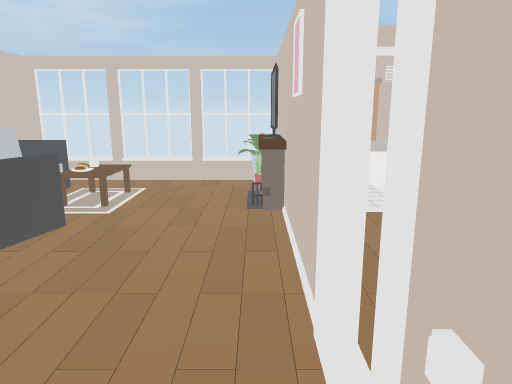
View 1 (above)

16 first-person views from a walk through a 3-D level made in the Unity game engine. The camera is 1.3 m above the floor, tilts 12° down and sees 70° across. Doors are open. The floor is counted in squares, 0.5 m on a side. Each view is taken from the middle of a square. On the plan, view 1 faces up. The plan holds only what a view shows up to about 20 squares ahead; the rest is blank. The player is left out.

View 2
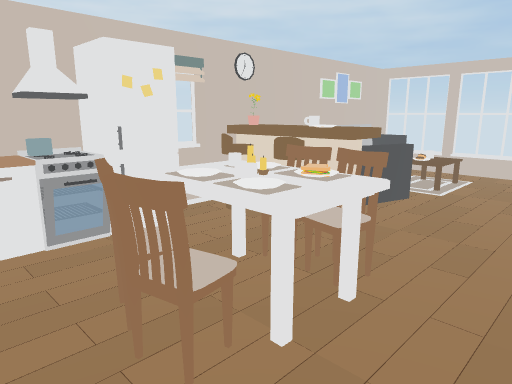

View 3
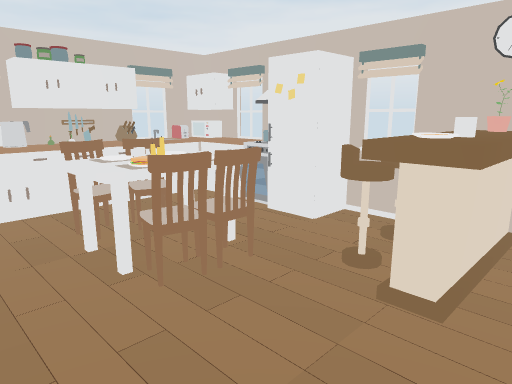

View 4
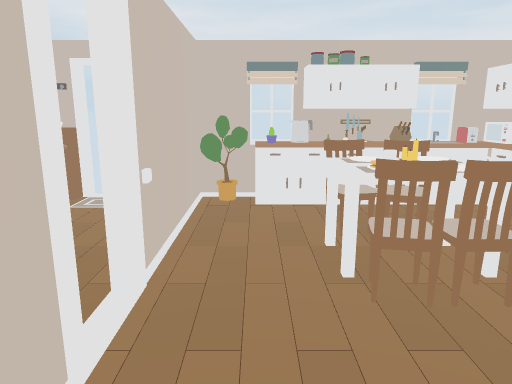

View 5
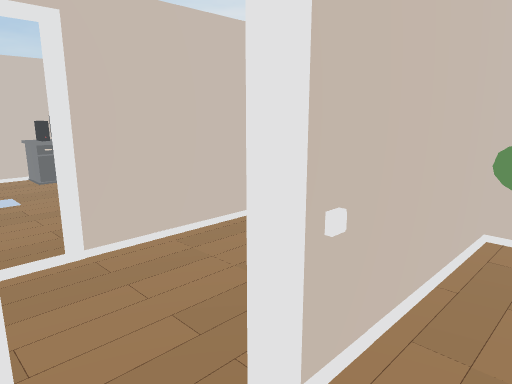

View 6
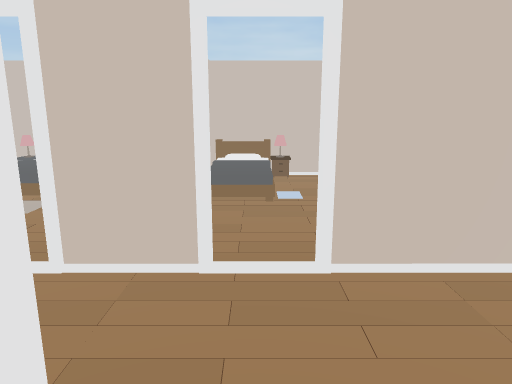

View 7
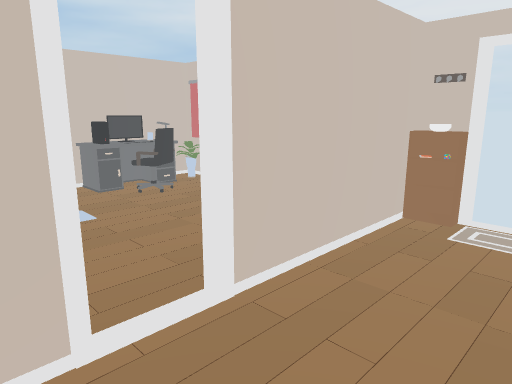

View 8
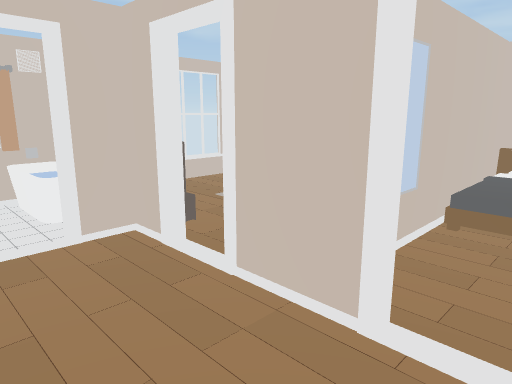

View 9
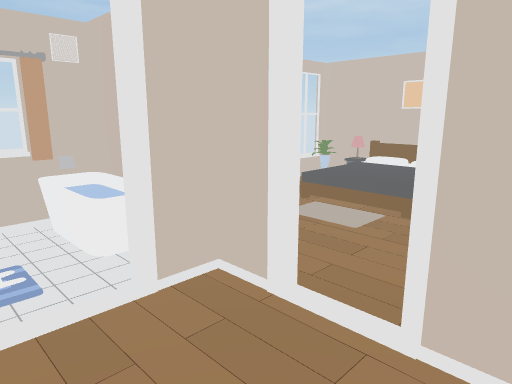

View 10
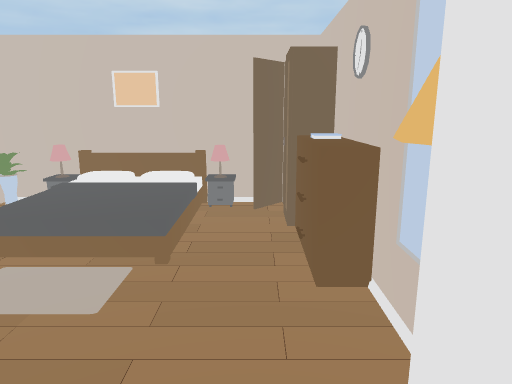

View 11
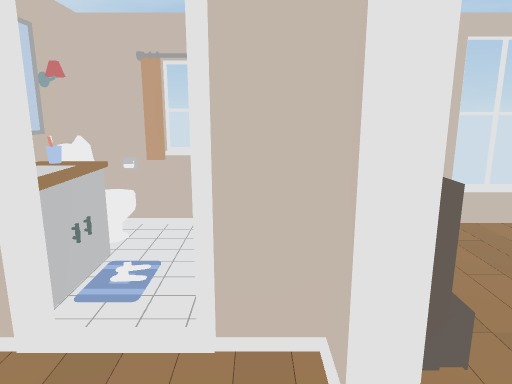

View 12
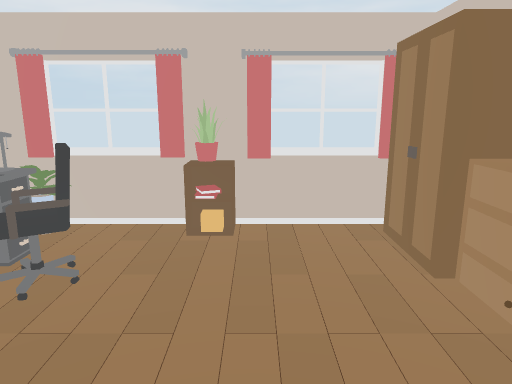

View 13
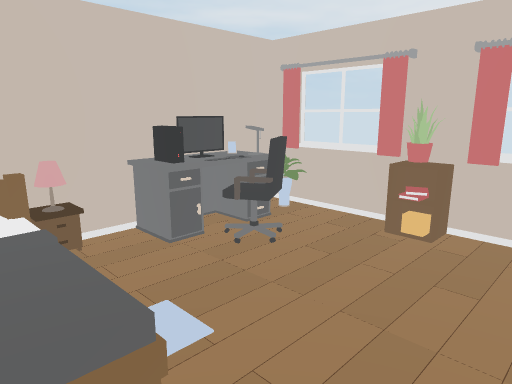

View 14
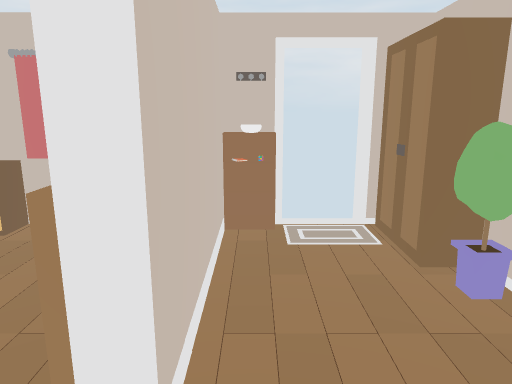

View 15
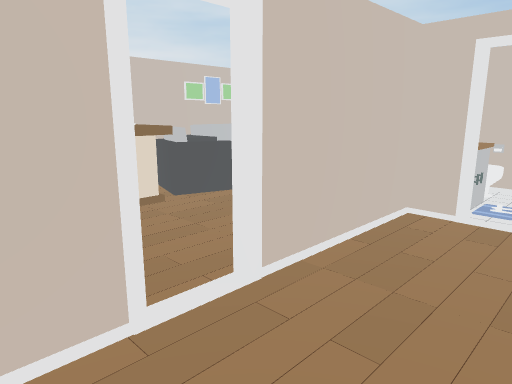

View 16
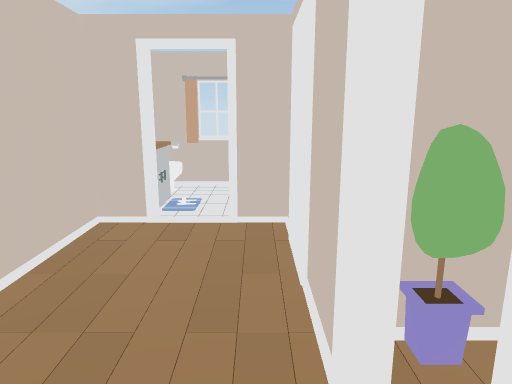

### Floor plan
Key: @ floor where view 1 was taken; # wall or solid block; x gap in a wall; . main floor; : floor 0.25 m higher than the main floor; + floor 0.5 m higher than the main floor; D open door; = window, fence, low wall or low ledge; ^ raised ledge; T toilet; S sofa; F flower; A TV; P picture; C chair; B table; I sink; M computer; L lamp; E bed; U curtain; O other object.
Columns run from 9 left of view 1 to 16 right of it. Each row starts with its distance up from view 1.
 15   ##   # x######
 14 ##  ......#TTTT#   #######
 13 #SO......F#T.T #  ...   L#
 12 PS   ....A#T.T   ...:    #
 11 PS   ....AAT.TT O.. :+   #
 10 PS   ....A##DD##O.. :+   #
  9 #   ..... ##DD.#O...:++++E
  8 #   O.....#....DD.......L#
  7 # SSS.....#....DD.......O#
  6 #OOOSO....#.... L  OOOOOO#
  5 #FOOOO....#....#F#########
  4 #CCCC.....DD...#....O    #
  3 #C...CC...DD...D....O    #
  2 #OO.BCCB..#....D.........L
  1 #OO.OOBB..#....#^........#
  0 #OO.BBBB.@#....#^......BM#
 -1 #OO.CCC...#F...#^.....CBM#
 -2 #O....C...##...##.....CCM#
 -3 #OIIOOOOO.##...##......BL#
 -4 #OOIIOOOF###DDO##==UFU=FU#
 -5 ############DD############

Positions as (right, up) in squares from view 1, and headings:
1: (0, 0), facing up
2: (0, -3), facing up-left
3: (0, 7), facing down-left
4: (-1, 7), facing down
5: (-1, 4), facing down-right
6: (0, 3), facing right
7: (2, 5), facing down-right
8: (2, 2), facing up-right
9: (2, 5), facing up-right
10: (5, 7), facing right
11: (5, 6), facing up
12: (10, 4), facing down
13: (8, 4), facing down-right
14: (5, 4), facing down
15: (5, 0), facing up-left
16: (5, 1), facing up
